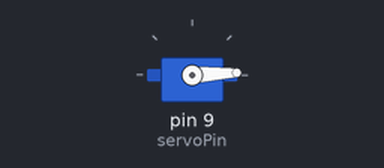
The sketch below on a simulated Arduino Uno, built with avr-gcc and run on an emulated ATmega328P. Parts: servo.

Above: at 0.05 s.
At 1.55 s:
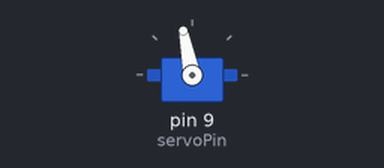
At 3.1 s:
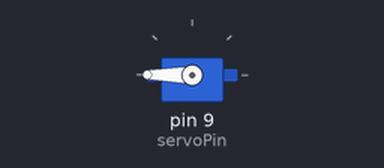
At 6.15 s:
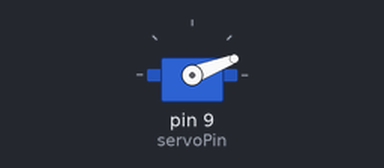
Timing chart, 0 to 9.7 s (numbered marks = the images above):
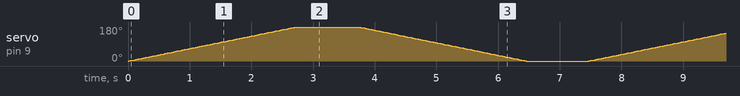

The sketch:

Code.ino
```cpp
#include <Servo.h>

Servo myServo;  // Create a servo object

int servoPin = 9;  // PWM pin to control the servo

void setup() {
  myServo.attach(servoPin);  // Attach the servo on pin 9 to the servo object
}

void loop() {
  // Sweep from 0 to 180 degrees
  for (int angle = 0; angle <= 180; angle++) {
    myServo.write(angle);  // Set the servo to the current angle
    delay(15);  // Delay for smooth motion
  }

  delay(1000);  // Pause for 1 second

  // Sweep from 180 to 0 degrees
  for (int angle = 180; angle >= 0; angle--) {
    myServo.write(angle);  // Set the servo to the current angle
    delay(15);  // Delay for smooth motion
  }

  delay(1000);  // Pause for 1 second
}
```
